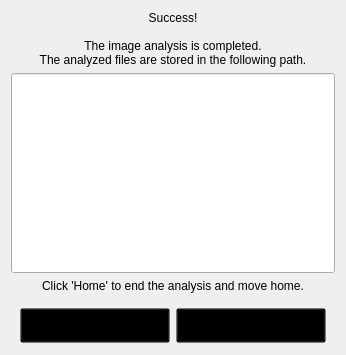
     <widget class="QWidget" name="page_7">
      <layout class="QVBoxLayout" name="verticalLayout_25">
       <item>
        <layout class="QVBoxLayout" name="verticalLayout_24">
         <item>
          <widget class="QLabel" name="info_label_71">
           <property name="text">
            <string>Success!

The image analysis is completed.
The analyzed files are stored in the following path.</string>
           </property>
           <property name="alignment">
            <set>Qt::AlignmentFlag::AlignBottom|Qt::AlignmentFlag::AlignHCenter</set>
           </property>
          </widget>
         </item>
         <item>
          <widget class="QLineEdit" name="path_lineEdit_7">
           <property name="minimumSize">
            <size>
             <width>0</width>
             <height>200</height>
            </size>
           </property>
           <property name="maximumSize">
            <size>
             <width>16777215</width>
             <height>200</height>
            </size>
           </property>
          </widget>
         </item>
         <item>
          <widget class="QLabel" name="info_label_72">
           <property name="text">
            <string>Click 'Home' to end the analysis and move home.</string>
           </property>
           <property name="alignment">
            <set>Qt::AlignmentFlag::AlignHCenter|Qt::AlignmentFlag::AlignTop</set>
           </property>
          </widget>
         </item>
        </layout>
       </item>
       <item>
        <widget class="QFrame" name="horizontalFrame_7">
         <property name="minimumSize">
          <size>
           <width>0</width>
           <height>45</height>
          </size>
         </property>
         <property name="maximumSize">
          <size>
           <width>16777215</width>
           <height>45</height>
          </size>
         </property>
         <property name="styleSheet">
          <string notr="true">background: transparent;</string>
         </property>
         <layout class="QHBoxLayout" name="horizontalLayout_17">
          <item alignment="Qt::AlignmentFlag::AlignLeft">
           <widget class="QPushButton" name="Back_button_7">
            <property name="minimumSize">
             <size>
              <width>150</width>
              <height>35</height>
             </size>
            </property>
            <property name="maximumSize">
             <size>
              <width>150</width>
              <height>35</height>
             </size>
            </property>
            <property name="text">
             <string>Back</string>
            </property>
           </widget>
          </item>
          <item>
           <widget class="QPushButton" name="Home_button_7">
            <property name="minimumSize">
             <size>
              <width>150</width>
              <height>35</height>
             </size>
            </property>
            <property name="maximumSize">
             <size>
              <width>150</width>
              <height>35</height>
             </size>
            </property>
            <property name="text">
             <string>Home</string>
            </property>
           </widget>
          </item>
         </layout>
        </widget>
       </item>
      </layout>
     </widget>
